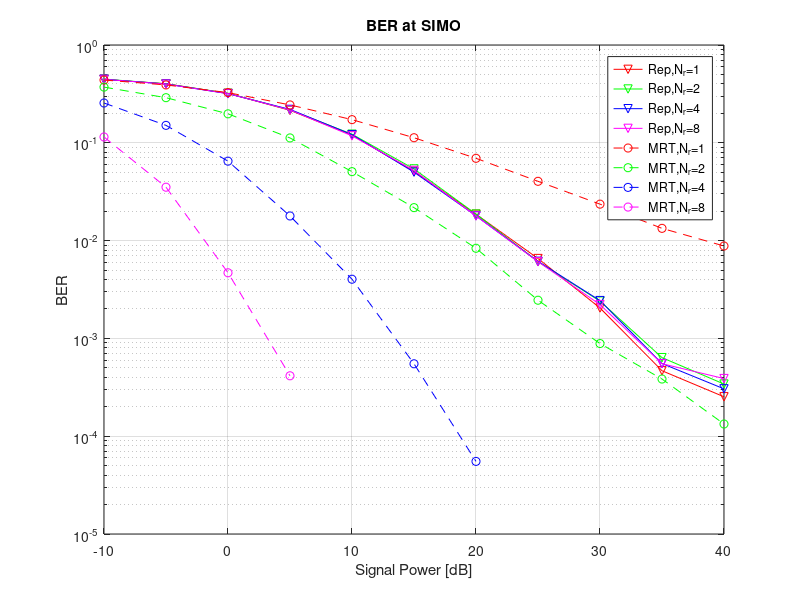

MATLAB code to generate this figure:
close all; clear; clc;

P_db=-10:5:40;
BER=load('MISO_BER.mat').BER;
Rep_BER=squeeze(BER(1,:,:)); MRT_BER=squeeze(BER(2,:,:));

figure(1)
semilogy(P_db,Rep_BER(1,:),'-rv'); grid on; hold on;
semilogy(P_db,Rep_BER(2,:),'-gv')
semilogy(P_db,Rep_BER(3,:),'-bv')
semilogy(P_db,Rep_BER(4,:),'-mv')
semilogy(P_db,MRT_BER(1,:),'--ro')
semilogy(P_db,MRT_BER(2,:),'--go')
semilogy(P_db,MRT_BER(3,:),'--bo')
semilogy(P_db,MRT_BER(4,:),'--mo')
legend('Rep,N_r=1', 'Rep,N_r=2', 'Rep,N_r=4', 'Rep,N_r=8','MRT,N_r=1', 'MRT,N_r=2', 'MRT,N_r=4', 'MRT,N_r=8');
xlabel('Signal Power [dB]')
ylabel('BER')
title('BER at SIMO')